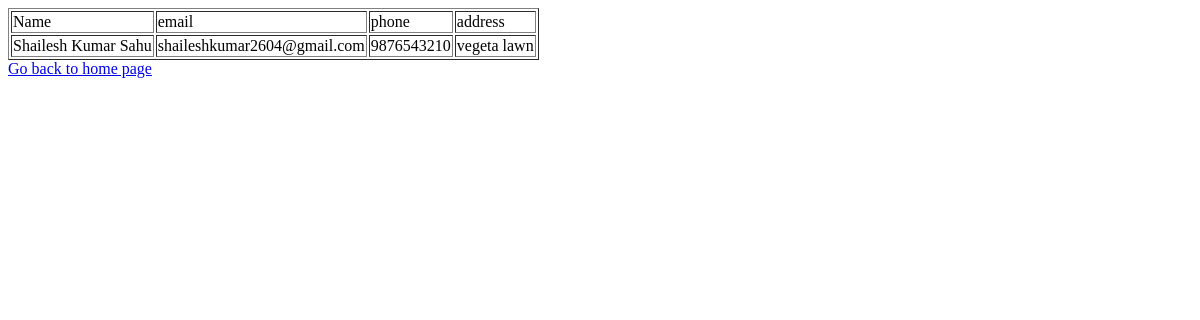
The app's page /viewH, older data.
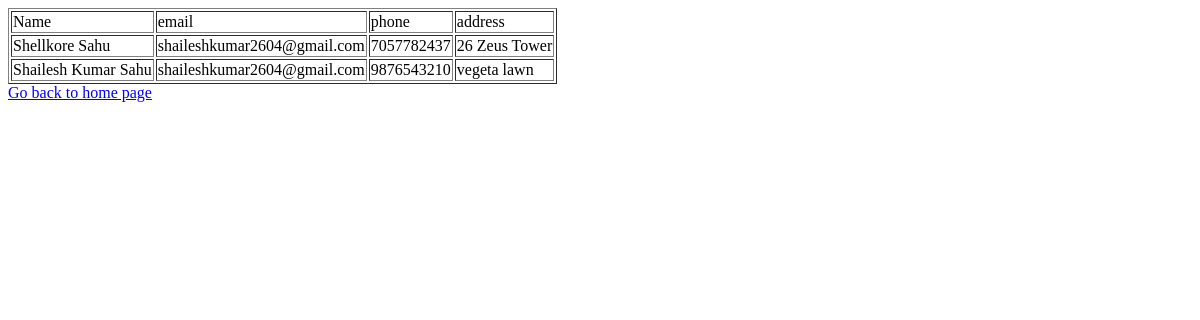
The same page, newer data.
### tables this page shows
CREATE TABLE host (name TEXT, email TEXT, phone INTEGER NOT NULL PRIMARY KEY,address TEXT);

### app.py (the view)
@app.route('/viewH')
def viewH():
   con = sql.connect("database.db")
   con.row_factory = sql.Row
   cur = con.cursor()
   cur.execute("select * from host")
   rows = cur.fetchall()
   return render_template("viewH.html",rows = rows)

### templates/viewH.html
<!doctype html>
<html>
   <body>
      <table border = 1>
         <thead>
            <td>Name</td>
            <td>email</td>
            <td>phone</td>
            <td>address</td>
         </thead>
         {% for row in rows %}
            <tr>
               <td>{{row["name"]}}</td>
               <td>{{row["email"]}}</td>
               <td> {{row["phone"]}}</td>
               <td>{{row["address"]}}</td>
            </tr>
         {% endfor %}
      </table>
      <a href = "/">Go back to home page</a>
   </body>
</html>

Row changes from the older to the newer data that the page shows:
added host: name "Shellkore Sahu", email "shaileshkumar2604@gmail.com", phone "7057782437", address "26 Zeus Tower"
